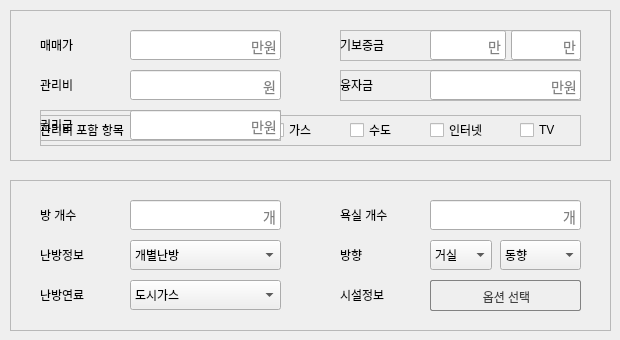
    <widget class="QWidget" name="page_1">
     <widget class="QFrame" name="money_frame">
      <property name="geometry">
       <rect>
        <x>10</x>
        <y>10</y>
        <width>601</width>
        <height>151</height>
       </rect>
      </property>
      <property name="frameShape">
       <enum>QFrame::StyledPanel</enum>
      </property>
      <property name="frameShadow">
       <enum>QFrame::Raised</enum>
      </property>
      <widget class="QLabel" name="name_price">
       <property name="geometry">
        <rect>
         <x>30</x>
         <y>20</y>
         <width>61</width>
         <height>30</height>
        </rect>
       </property>
       <property name="text">
        <string>매매가</string>
       </property>
      </widget>
      <widget class="QLineEdit" name="edt_price">
       <property name="geometry">
        <rect>
         <x>120</x>
         <y>20</y>
         <width>151</width>
         <height>30</height>
        </rect>
       </property>
       <property name="text">
        <string/>
       </property>
       <property name="alignment">
        <set>Qt::AlignLeading|Qt::AlignLeft|Qt::AlignVCenter</set>
       </property>
      </widget>
      <widget class="QLabel" name="name_admin_cost">
       <property name="geometry">
        <rect>
         <x>30</x>
         <y>60</y>
         <width>61</width>
         <height>30</height>
        </rect>
       </property>
       <property name="text">
        <string>관리비</string>
       </property>
      </widget>
      <widget class="QLineEdit" name="edt_admin_cost">
       <property name="geometry">
        <rect>
         <x>120</x>
         <y>60</y>
         <width>151</width>
         <height>30</height>
        </rect>
       </property>
       <property name="text">
        <string/>
       </property>
       <property name="alignment">
        <set>Qt::AlignLeading|Qt::AlignLeft|Qt::AlignVCenter</set>
       </property>
      </widget>
      <widget class="QLabel" name="hint">
       <property name="geometry">
        <rect>
         <x>238</x>
         <y>20</y>
         <width>31</width>
         <height>30</height>
        </rect>
       </property>
       <property name="styleSheet">
        <string notr="true">QLabel {
	font-size: 14px;
	color: rgb(128,128,128);
	padding-top: 3px;
}</string>
       </property>
       <property name="text">
        <string>만원</string>
       </property>
      </widget>
      <widget class="QLabel" name="label_14">
       <property name="geometry">
        <rect>
         <x>250</x>
         <y>60</y>
         <width>21</width>
         <height>30</height>
        </rect>
       </property>
       <property name="styleSheet">
        <string notr="true">QLabel {
	font-size: 14px;
	color: rgb(128,128,128);
	padding-top: 3px;
}</string>
       </property>
       <property name="text">
        <string>원</string>
       </property>
      </widget>
      <widget class="QFrame" name="sub_1_frame">
       <property name="geometry">
        <rect>
         <x>330</x>
         <y>20</y>
         <width>241</width>
         <height>31</height>
        </rect>
       </property>
       <property name="frameShape">
        <enum>QFrame::StyledPanel</enum>
       </property>
       <property name="frameShadow">
        <enum>QFrame::Raised</enum>
       </property>
       <widget class="QLabel" name="name_sub_1">
        <property name="geometry">
         <rect>
          <x>0</x>
          <y>0</y>
          <width>61</width>
          <height>30</height>
         </rect>
        </property>
        <property name="text">
         <string>기보증금</string>
        </property>
       </widget>
       <widget class="QLabel" name="label_15">
        <property name="geometry">
         <rect>
          <x>145</x>
          <y>0</y>
          <width>21</width>
          <height>30</height>
         </rect>
        </property>
        <property name="styleSheet">
         <string notr="true">QLabel {
	font-size: 14px;
	color: rgb(128,128,128);
	padding-top: 3px;
}</string>
        </property>
        <property name="text">
         <string>만</string>
        </property>
       </widget>
       <widget class="QLineEdit" name="edt_sub_1_1">
        <property name="geometry">
         <rect>
          <x>90</x>
          <y>0</y>
          <width>76</width>
          <height>30</height>
         </rect>
        </property>
        <property name="text">
         <string/>
        </property>
        <property name="alignment">
         <set>Qt::AlignLeading|Qt::AlignLeft|Qt::AlignVCenter</set>
        </property>
       </widget>
       <widget class="QLabel" name="label_19">
        <property name="geometry">
         <rect>
          <x>220</x>
          <y>0</y>
          <width>31</width>
          <height>30</height>
         </rect>
        </property>
        <property name="styleSheet">
         <string notr="true">QLabel {
	font-size: 14px;
	color: rgb(128,128,128);
	padding-top: 3px;
}</string>
        </property>
        <property name="text">
         <string>만</string>
        </property>
       </widget>
       <widget class="QLineEdit" name="edt_sub_1_2">
        <property name="geometry">
         <rect>
          <x>171</x>
          <y>0</y>
          <width>70</width>
          <height>30</height>
         </rect>
        </property>
        <property name="text">
         <string/>
        </property>
        <property name="alignment">
         <set>Qt::AlignLeading|Qt::AlignLeft|Qt::AlignVCenter</set>
        </property>
       </widget>
       <zorder>edt_sub_1_1</zorder>
       <zorder>name_sub_1</zorder>
       <zorder>label_15</zorder>
       <zorder>edt_sub_1_2</zorder>
       <zorder>label_19</zorder>
      </widget>
      <widget class="QFrame" name="sub_2_frame">
       <property name="geometry">
        <rect>
         <x>330</x>
         <y>60</y>
         <width>241</width>
         <height>31</height>
        </rect>
       </property>
       <property name="frameShape">
        <enum>QFrame::StyledPanel</enum>
       </property>
       <property name="frameShadow">
        <enum>QFrame::Raised</enum>
       </property>
       <widget class="QLabel" name="name_sub_2">
        <property name="geometry">
         <rect>
          <x>0</x>
          <y>0</y>
          <width>61</width>
          <height>30</height>
         </rect>
        </property>
        <property name="text">
         <string>융자금</string>
        </property>
       </widget>
       <widget class="QLineEdit" name="edt_sub_2">
        <property name="geometry">
         <rect>
          <x>90</x>
          <y>0</y>
          <width>151</width>
          <height>30</height>
         </rect>
        </property>
        <property name="text">
         <string/>
        </property>
        <property name="alignment">
         <set>Qt::AlignLeading|Qt::AlignLeft|Qt::AlignVCenter</set>
        </property>
       </widget>
       <widget class="QLabel" name="label_16">
        <property name="geometry">
         <rect>
          <x>208</x>
          <y>0</y>
          <width>31</width>
          <height>30</height>
         </rect>
        </property>
        <property name="styleSheet">
         <string notr="true">QLabel {
	font-size: 14px;
	color: rgb(128,128,128);
	padding-top: 3px;
}</string>
        </property>
        <property name="text">
         <string>만원</string>
        </property>
       </widget>
      </widget>
      <widget class="QFrame" name="items_frame">
       <property name="geometry">
        <rect>
         <x>30</x>
         <y>105</y>
         <width>541</width>
         <height>31</height>
        </rect>
       </property>
       <property name="frameShape">
        <enum>QFrame::StyledPanel</enum>
       </property>
       <property name="frameShadow">
        <enum>QFrame::Raised</enum>
       </property>
       <widget class="QLabel" name="name_cost_in">
        <property name="geometry">
         <rect>
          <x>0</x>
          <y>0</y>
          <width>101</width>
          <height>30</height>
         </rect>
        </property>
        <property name="text">
         <string>관리비 포함 항목</string>
        </property>
       </widget>
       <widget class="QCheckBox" name="ckb_cost_in_5">
        <property name="geometry">
         <rect>
          <x>480</x>
          <y>0</y>
          <width>41</width>
          <height>30</height>
         </rect>
        </property>
        <property name="text">
         <string>TV</string>
        </property>
       </widget>
       <widget class="QCheckBox" name="ckb_cost_in_1">
        <property name="geometry">
         <rect>
          <x>140</x>
          <y>0</y>
          <width>61</width>
          <height>30</height>
         </rect>
        </property>
        <property name="text">
         <string>전기세</string>
        </property>
       </widget>
       <widget class="QCheckBox" name="ckb_cost_in_2">
        <property name="geometry">
         <rect>
          <x>230</x>
          <y>0</y>
          <width>61</width>
          <height>30</height>
         </rect>
        </property>
        <property name="text">
         <string>가스</string>
        </property>
       </widget>
       <widget class="QCheckBox" name="ckb_cost_in_3">
        <property name="geometry">
         <rect>
          <x>310</x>
          <y>0</y>
          <width>61</width>
          <height>30</height>
         </rect>
        </property>
        <property name="text">
         <string>수도</string>
        </property>
       </widget>
       <widget class="QCheckBox" name="ckb_cost_in_4">
        <property name="geometry">
         <rect>
          <x>390</x>
          <y>0</y>
          <width>61</width>
          <height>30</height>
         </rect>
        </property>
        <property name="text">
         <string>인터넷</string>
        </property>
       </widget>
      </widget>
      <widget class="QFrame" name="premium_frame">
       <property name="geometry">
        <rect>
         <x>30</x>
         <y>100</y>
         <width>241</width>
         <height>31</height>
        </rect>
       </property>
       <property name="frameShape">
        <enum>QFrame::StyledPanel</enum>
       </property>
       <property name="frameShadow">
        <enum>QFrame::Raised</enum>
       </property>
       <widget class="QLabel" name="name_premium">
        <property name="geometry">
         <rect>
          <x>0</x>
          <y>0</y>
          <width>61</width>
          <height>30</height>
         </rect>
        </property>
        <property name="text">
         <string>권리금</string>
        </property>
       </widget>
       <widget class="QLineEdit" name="edt_premium">
        <property name="geometry">
         <rect>
          <x>90</x>
          <y>0</y>
          <width>151</width>
          <height>30</height>
         </rect>
        </property>
        <property name="text">
         <string/>
        </property>
        <property name="alignment">
         <set>Qt::AlignLeading|Qt::AlignLeft|Qt::AlignVCenter</set>
        </property>
       </widget>
       <widget class="QLabel" name="label_21">
        <property name="geometry">
         <rect>
          <x>208</x>
          <y>0</y>
          <width>31</width>
          <height>30</height>
         </rect>
        </property>
        <property name="styleSheet">
         <string notr="true">QLabel {
	font-size: 14px;
	color: rgb(128,128,128);
	padding-top: 3px;
}</string>
        </property>
        <property name="text">
         <string>만원</string>
        </property>
       </widget>
      </widget>
     </widget>
     <widget class="QFrame" name="info_frame">
      <property name="geometry">
       <rect>
        <x>10</x>
        <y>180</y>
        <width>601</width>
        <height>151</height>
       </rect>
      </property>
      <property name="frameShape">
       <enum>QFrame::StyledPanel</enum>
      </property>
      <property name="frameShadow">
       <enum>QFrame::Raised</enum>
      </property>
      <widget class="QLabel" name="name_room_num">
       <property name="geometry">
        <rect>
         <x>30</x>
         <y>20</y>
         <width>61</width>
         <height>30</height>
        </rect>
       </property>
       <property name="text">
        <string>방 개수</string>
       </property>
      </widget>
      <widget class="QLineEdit" name="edt_room_num">
       <property name="geometry">
        <rect>
         <x>120</x>
         <y>20</y>
         <width>151</width>
         <height>30</height>
        </rect>
       </property>
       <property name="text">
        <string/>
       </property>
       <property name="alignment">
        <set>Qt::AlignRight|Qt::AlignTrailing|Qt::AlignVCenter</set>
       </property>
      </widget>
      <widget class="QLabel" name="name_bathroom">
       <property name="geometry">
        <rect>
         <x>330</x>
         <y>20</y>
         <width>61</width>
         <height>30</height>
        </rect>
       </property>
       <property name="text">
        <string>욕실 개수</string>
       </property>
      </widget>
      <widget class="QLineEdit" name="edt_bathroom">
       <property name="geometry">
        <rect>
         <x>420</x>
         <y>20</y>
         <width>151</width>
         <height>30</height>
        </rect>
       </property>
       <property name="text">
        <string/>
       </property>
       <property name="echoMode">
        <enum>QLineEdit::Normal</enum>
       </property>
       <property name="alignment">
        <set>Qt::AlignRight|Qt::AlignTrailing|Qt::AlignVCenter</set>
       </property>
      </widget>
      <widget class="QLabel" name="name_heating">
       <property name="geometry">
        <rect>
         <x>30</x>
         <y>60</y>
         <width>61</width>
         <height>30</height>
        </rect>
       </property>
       <property name="text">
        <string>난방정보</string>
       </property>
      </widget>
      <widget class="QLabel" name="name_fuel">
       <property name="geometry">
        <rect>
         <x>30</x>
         <y>100</y>
         <width>61</width>
         <height>30</height>
        </rect>
       </property>
       <property name="text">
        <string>난방연료</string>
       </property>
      </widget>
      <widget class="QLabel" name="name_direction">
       <property name="geometry">
        <rect>
         <x>330</x>
         <y>60</y>
         <width>61</width>
         <height>30</height>
        </rect>
       </property>
       <property name="text">
        <string>방향</string>
       </property>
      </widget>
      <widget class="QComboBox" name="cbx_direction_1">
       <property name="geometry">
        <rect>
         <x>420</x>
         <y>60</y>
         <width>62</width>
         <height>30</height>
        </rect>
       </property>
       <item>
        <property name="text">
         <string>거실</string>
        </property>
       </item>
       <item>
        <property name="text">
         <string>안방</string>
        </property>
       </item>
      </widget>
      <widget class="QComboBox" name="cbx_direction_2">
       <property name="geometry">
        <rect>
         <x>490</x>
         <y>60</y>
         <width>81</width>
         <height>30</height>
        </rect>
       </property>
       <item>
        <property name="text">
         <string>동향</string>
        </property>
       </item>
       <item>
        <property name="text">
         <string>서향</string>
        </property>
       </item>
       <item>
        <property name="text">
         <string>남향</string>
        </property>
       </item>
       <item>
        <property name="text">
         <string>북향</string>
        </property>
       </item>
       <item>
        <property name="text">
         <string>남동향</string>
        </property>
       </item>
       <item>
        <property name="text">
         <string>남서향</string>
        </property>
       </item>
       <item>
        <property name="text">
         <string>북동향</string>
        </property>
       </item>
       <item>
        <property name="text">
         <string>북서향</string>
        </property>
       </item>
      </widget>
      <widget class="QComboBox" name="cbx_heating">
       <property name="geometry">
        <rect>
         <x>120</x>
         <y>60</y>
         <width>151</width>
         <height>30</height>
        </rect>
       </property>
       <item>
        <property name="text">
         <string>개별난방</string>
        </property>
       </item>
       <item>
        <property name="text">
         <string>지역난방</string>
        </property>
       </item>
       <item>
        <property name="text">
         <string>중앙난방</string>
        </property>
       </item>
      </widget>
      <widget class="QComboBox" name="cbx_fuel">
       <property name="geometry">
        <rect>
         <x>120</x>
         <y>100</y>
         <width>151</width>
         <height>30</height>
        </rect>
       </property>
       <item>
        <property name="text">
         <string>도시가스</string>
        </property>
       </item>
       <item>
        <property name="text">
         <string>전기</string>
        </property>
       </item>
       <item>
        <property name="text">
         <string>심야전기</string>
        </property>
       </item>
       <item>
        <property name="text">
         <string>기름</string>
        </property>
       </item>
       <item>
        <property name="text">
         <string>LPG</string>
        </property>
       </item>
       <item>
        <property name="text">
         <string>태양열</string>
        </property>
       </item>
       <item>
        <property name="text">
         <string>지열</string>
        </property>
       </item>
       <item>
        <property name="text">
         <string>열병합</string>
        </property>
       </item>
      </widget>
      <widget class="QLabel" name="label_17">
       <property name="geometry">
        <rect>
         <x>250</x>
         <y>20</y>
         <width>21</width>
         <height>30</height>
        </rect>
       </property>
       <property name="styleSheet">
        <string notr="true">QLabel {
	font-size: 14px;
	color: rgb(128,128,128);
	padding-top: 3px;
}</string>
       </property>
       <property name="text">
        <string>개</string>
       </property>
      </widget>
      <widget class="QLabel" name="label_18">
       <property name="geometry">
        <rect>
         <x>550</x>
         <y>20</y>
         <width>21</width>
         <height>30</height>
        </rect>
       </property>
       <property name="styleSheet">
        <string notr="true">QLabel {
	font-size: 14px;
	color: rgb(128,128,128);
	padding-top: 3px;
}</string>
       </property>
       <property name="text">
        <string>개</string>
       </property>
      </widget>
      <widget class="QLabel" name="name_options">
       <property name="geometry">
        <rect>
         <x>330</x>
         <y>100</y>
         <width>61</width>
         <height>30</height>
        </rect>
       </property>
       <property name="text">
        <string>시설정보</string>
       </property>
      </widget>
      <widget class="QPushButton" name="btn_options">
       <property name="geometry">
        <rect>
         <x>420</x>
         <y>100</y>
         <width>151</width>
         <height>31</height>
        </rect>
       </property>
       <property name="styleSheet">
        <string notr="true">QPushButton {
    font: 14px &quot;웰컴체 Regular&quot;;
    color: rgb(65,65,65);
    border: none;
    padding-top: 3px;
    padding-left: 2px;
	border: 1px solid rgb(130,130,130);
    border-radius: 2px;
    outline: none;
}

QPushButton:hover {
	border: 2px solid rgb(185,185,255);
}

QPushButton:pressed {
    padding-left: 4px;
    padding-top: 5px;
}

QPushButton:disabled {
    background-color: rgb(166, 168, 171);
}</string>
       </property>
       <property name="text">
        <string>옵션 선택</string>
       </property>
      </widget>
     </widget>
    </widget>
